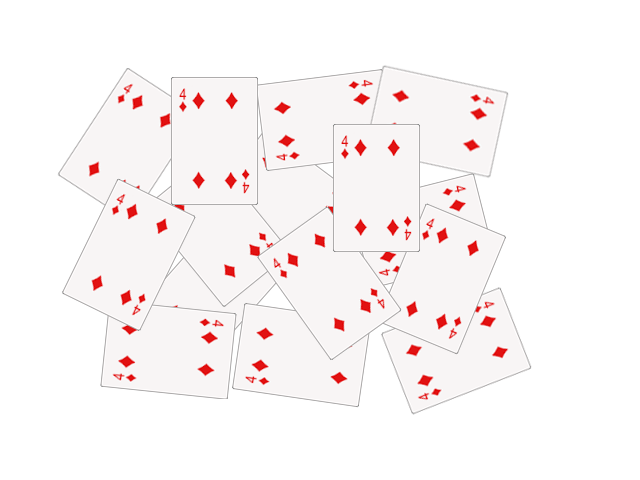
#> input picture seminars/seminar_06/data/cards.png, 640 x 480 px
$ jupyter execute Seminar_6.ipynb   (older library calls are emulated)
#> lines starting #> are read from the running program, lines starting #| are printed output that depends on the picture; after the words box and inside, x2 and y2 are one past the last pixel; in counts of white or black regions, pixels touching at a corner belong together
# Семинар 6 - Классические алгоритмы сегментации изображения и обнаружения объектов

***

[cell 1]
import random as rng
import cv2
import numpy as np
import matplotlib.pyplot as plt
rng.seed(12345)

[cell 2]
# !mkdir -p data
# !wget https://github.com/opencv/opencv/raw/4.x/samples/data/cards.png -O data/cards.png

# Image Segmentation with Distance Transform and Watershed Algorithm

Источник - https://docs.opencv.org/3.4/d2/dbd/tutorial_distance_transform.html

В этом семинаре вы узнаете, как:

- Использовать `cv2.filter2D`, чтобы выполнить фильтрацию Лапласа для повышения резкости изображения.
- Использовать `cv2.distanceTransform`, чтобы получить производное представление двоичного изображения, где значение каждого пикселя заменяется его расстоянием до ближайшего пикселя фона.
- Использовать `cv2.watershed`, чтобы изолировать объекты на изображении от фона.

[cell 3]
img_src = cv2.cvtColor(cv2.imread("data/cards.png"), cv2.COLOR_BGR2RGB)
plt.imshow(img_src);

[cell 4]
# Change the background from white to black, since that will help later to extract
# better results during the use of Distance Transform
img = img_src.copy()
img[np.all(img == 255, axis=2)] = 0

plt.imshow(img);

[cell 5]
# Create a kernel that we will use to sharpen our image
# an approximation of second derivative, a quite strong kernel
kernel = np.array(
    [[  1,  1,  1],
     [  1, -8,  1],
     [  1,  1,  1]], dtype=np.float32)
# do the laplacian filtering as it is
# well, we need to convert everything in something more deeper then CV_8U
# because the kernel has some negative values,
# and we can expect in general to have a Laplacian image with negative values
# BUT a 8bits unsigned int (the one we are working with) can contain values from 0 to 255
# so the possible negative number will be truncated
imgLaplacian = cv2.filter2D(img, cv2.CV_32F, kernel)
sharp = np.float32(img)
imgResult = sharp - imgLaplacian

# convert back to 8bits gray scale
imgResult = np.clip(imgResult, 0, 255)
imgResult = imgResult.astype('uint8')
imgLaplacian = np.clip(imgLaplacian, 0, 255)
imgLaplacian = np.uint8(imgLaplacian)

plt.figure(figsize=(10, 5))
plt.subplot(121)
plt.imshow(imgLaplacian)
plt.title('Laplacian')
plt.subplot(122)
plt.imshow(imgResult)
plt.title('New Sharped Image');

### Бинаризация изображения

[cell 6]
# Create binary image from source image
bw = cv2.cvtColor(imgResult, cv2.COLOR_BGR2GRAY)
_, bw = cv2.threshold(bw, 40, 255, cv2.THRESH_BINARY | cv2.THRESH_OTSU)
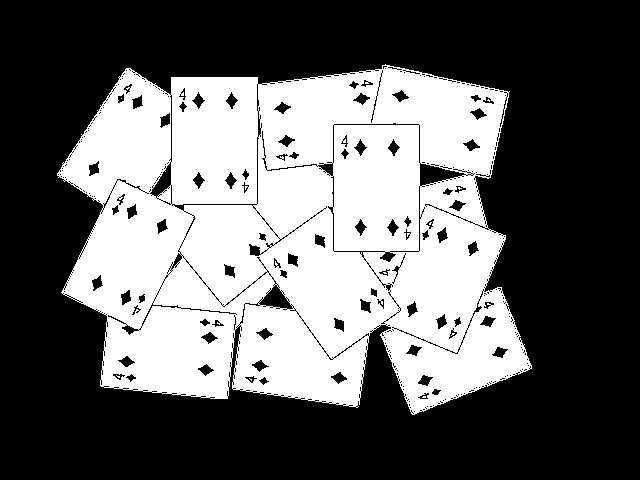
#> bw: shape (480, 640); 38.9% white; 10 white regions (9 under 20 px), largest, box (x1, y1, x2, y2) and area: (57, 64, 532, 415) 119477
plt.imshow(bw, cmap="Greys_r");

### Distance transform

[cell 7]
# Perform the distance transform algorithm
dist = cv2.distanceTransform(bw, cv2.DIST_L2, 3)
# Normalize the distance image for range = {0.0, 1.0}
# so we can visualize and threshold it
cv2.normalize(dist, dist, 0, 1.0, cv2.NORM_MINMAX)
plt.imshow(dist, cmap="Greys_r");

[cell 8]
# Threshold to obtain the peaks
# This will be the markers for the foreground objects
_, dist = cv2.threshold(dist, 0.4, 1.0, cv2.THRESH_BINARY)
#> dist: shape (480, 640) float32; values 0 (black) and 1 (white), 7.1% white; 15 white regions (1 under 20 px), largest, box (x1, y1, x2, y2) and area: (94, 228, 165, 280) 2212, (348, 159, 405, 216) 2186, (187, 112, 243, 169) 2179
# Dilate a bit the dist image
kernel1 = np.ones((3,3), dtype=np.uint8)
dist = cv2.dilate(dist, kernel1)
#> dist: shape (480, 640) float32; values 0 (black) and 1 (white), 8.2% white; 14 white regions, largest, box (x1, y1, x2, y2) and area: (93, 227, 166, 281) 2498, (347, 158, 406, 217) 2450, (185, 111, 244, 170) 2442
plt.imshow(dist, cmap="Greys_r");

[cell 9]
# Create the CV_8U version of the distance image
# It is needed for findContours()
dist_8u = dist.astype('uint8')
#> dist_8u: shape (480, 640); values 0 (black) and 1 (white), 8.2% white; 14 white regions
# Find total markers
contours, _ = cv2.findContours(dist_8u, cv2.RETR_EXTERNAL, cv2.CHAIN_APPROX_SIMPLE)
#> contours = 14 contours; largest, box (x1, y1, x2, y2) and area: (93, 227, 166, 281) 2396, (347, 158, 406, 217) 2348, (185, 111, 244, 170) 2340, (406, 250, 478, 307) 2280, (138, 321, 198, 380) 2240
# Create the marker image for the watershed algorithm
markers = np.zeros(dist.shape, dtype=np.int32)
# Draw the foreground markers
for i in range(len(contours)):
    cv2.drawContours(
        markers,   # image
        contours,  # contours list
        i,         # contour index to draw
        (i+1),     # color (fill value)
        -1,        # thickness (if negative - fill the contour)
    )
#> this loop made 14 passes
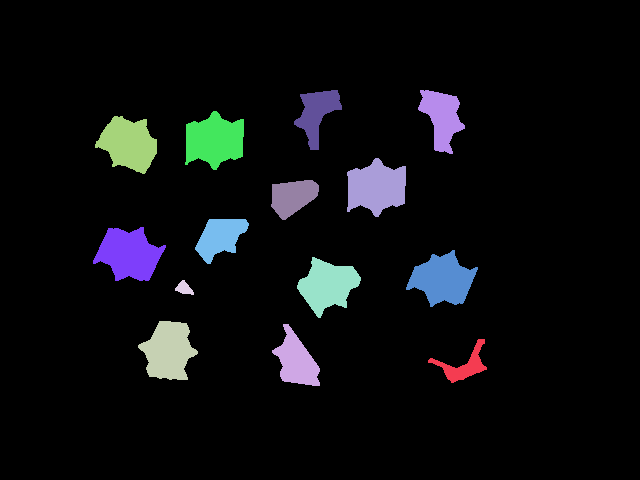
#> markers: shape (480, 640) int32; 15 distinct labels, from 0 to 14; one colour per label, 0 black
# Draw the background marker
cv2.circle(
    markers,        # image
    (5,5),          # center
    3,              # radius
    (255,255,255),  # color
    -1,             # thickness (if negative - fill)
)
#> markers: shape (480, 640) int32; 16 distinct labels, from 0 to 255

markers_8u = (markers * 10).astype('uint8')
plt.imshow(markers_8u, cmap="Greys_r");

### Алгоритм Watershed

[cell 10]
# Perform the watershed algorithm
cv2.watershed(imgResult, markers)

mark = markers.astype('uint8')
mark = cv2.bitwise_not(mark)
# uncomment this if you want to see how the mark
# image looks like at that point
# plt.imshow(mark)
# Generate random colors
colors = []
for contour in contours:
    colors.append((rng.randint(0,256), rng.randint(0,256), rng.randint(0,256)))
#> after the loop, colors = [(213, 5, 152), (188, 99, 138), (223, 82, 191), (63, 221, 133), (89, 95, 181), (46, 211, 85), (75, 105, 39), (97, 174, 164), (12, 234, 173), (13, 212, 1), (3, 83, 91), (146, 50, 212), (54, 93, 192), (119, 168, 20)]
# Create the result image
dst = np.zeros((markers.shape[0], markers.shape[1], 3), dtype=np.uint8)
# Fill labeled objects with random colors
for i in range(markers.shape[0]):
    for j in range(markers.shape[1]):
        index = markers[i,j]
        if index > 0 and index <= len(contours):
            dst[i,j,:] = colors[index-1]
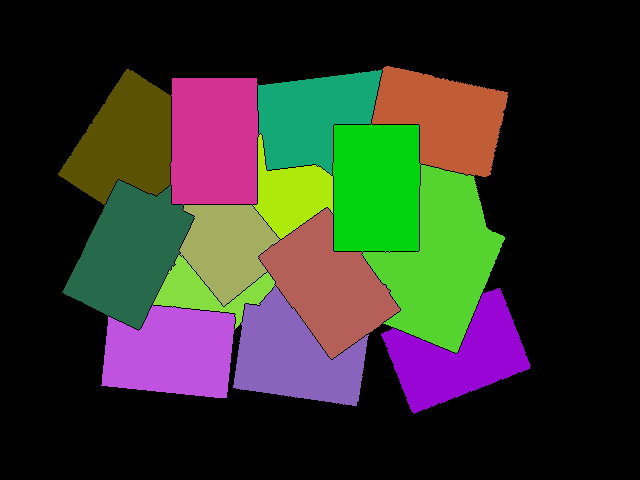
#> dst: shape (480, 640, 3); mean of channels 0, 1, 2 40.2, 50.5, 49.8; drawn as B, G, R

# Visualize the final image
plt.imshow(dst);

[cell 11]
blended = cv2.addWeighted(img_src, 0.5, dst, 0.5, 0.0)
plt.imshow(blended);

# Домашнее задание: подсчет количества пальцев

Вам предлагается реализовать алгоритм, подсчитывающий количество пальцев.

Один из возможных вариантов решения:
- Получить бинаризованное изображение и найти контур руки;
- Построить выпуклый контур функцией `cv2.convexHull` - https://docs.opencv.org/3.4/d7/d1d/tutorial_hull.html
- Найти дефекты выпуклости контура функцией [`cv2.convexityDefects`](https://docs.opencv.org/3.4/d3/dc0/group__imgproc__shape.html#gada4437098113fd8683c932e0567f47ba)
- После некоторой фильтрации дефектов, их число будет напрямую коррелировать с числом пальцев.

**Требования:**
1. Продемонстрируйте работоспособность алгоритма на любом числе пальцев (от 0 до 5).
2. Используйте фото своей руки для демонстрации (предложенное фото лишь для отладки).

[cell 12]
img = cv2.cvtColor(cv2.imread("data/hand.jpg"), cv2.COLOR_BGR2RGB)
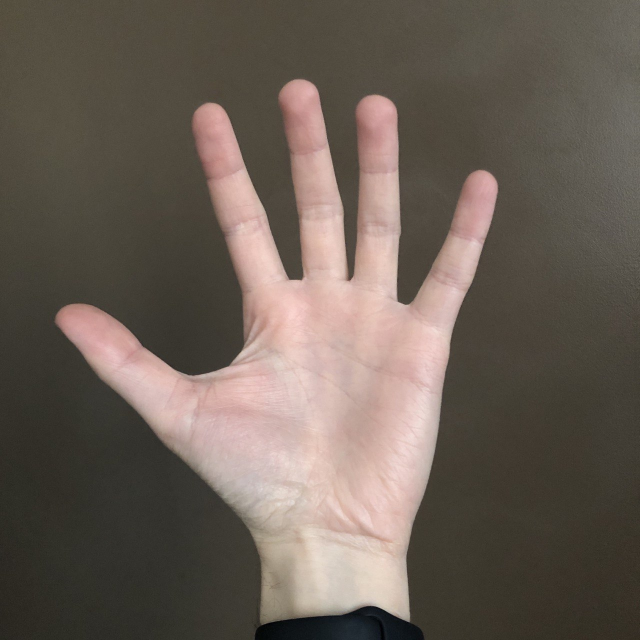
#> input picture seminars/seminar_06/data/hand.jpg, 1280 x 1280 px (shown at 1/2 size)
#> img: shape (1280, 1280, 3)
plt.imshow(img);

[cell 13]
import cv2
import numpy as np
import matplotlib.pyplot as plt
from typing import Tuple


def count_fingers(
        image_path: str,
        thresh: int = 115,
        eps: float = 0.0005,
        min_dist: int = 10000,
        show: bool = True,
    ) -> Tuple[np.ndarray, int]:
    """Count the number of fingers in the image.

    Args:
        image_path (str): Path to the image file.
        thresh (int, optional): Threshold for binarization. Defaults to 115.
        eps (float, optional): Epsilon value for contour approximation. Defaults to 0.0005.
        min_dist (int, optional): Minimum distance for a convexity defect to be considered. Defaults to 10000.
        show (bool, optional): Whether to show the processed image. Defaults to True.

    Returns:
        Tuple[np.ndarray, int]: Processed image and the count of detected fingers.
    """
#> called with image_path = 'data/hand.jpg', thresh = 115, eps = 0.0005, min_dist = 10000, show = True
    img = cv2.imread(image_path)
#> img is the input picture: shape (1280, 1280, 3); mean B, G, R 85.3, 94.7, 105.7

    # get threshold image
    gray = cv2.cvtColor(img, cv2.COLOR_BGR2GRAY)
    ret, thresh_img = cv2.threshold(gray, thresh, 255, cv2.THRESH_BINARY)
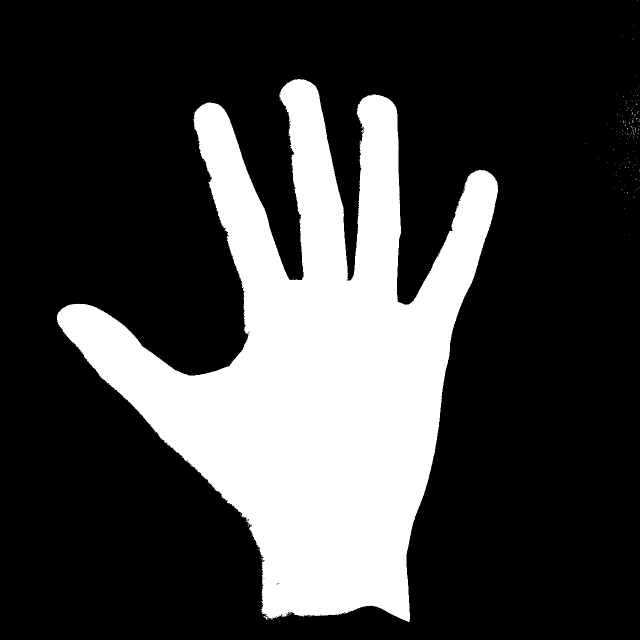
#> thresh_img: shape (1280, 1280) (shown at 1/2 size); 25.2% white; 148 white regions (146 under 20 px)
#> ret = 115

    # find contours without approximation
    contours, _ = cv2.findContours(thresh_img, cv2.RETR_TREE, cv2.CHAIN_APPROX_NONE)
#> contours = 197 contours, 196 with area under 20; largest, box (x1, y1, x2, y2) and area: (114, 158, 996, 1244) 410518

    # find the largest contour by area
    max_area = 0
    sel_contour = None
    for contour in contours:
        area = cv2.contourArea(contour)
        if area > max_area:
            sel_contour = contour
            max_area = area
#> this loop made 197 passes
#> (area, max_area) on pass 142: (410517.5, 410517.5)
#> after the loop, max_area = 410517.5; sel_contour = contour of 5489 points, box (x1, y1, x2, y2) (114, 158, 996, 1244), area 410518

    # create approximation
    arclen = cv2.arcLength(sel_contour, True)
#> arclen = 6324.5
    epsilon = arclen * eps
#> epsilon = 3.16
    approx = cv2.approxPolyDP(sel_contour, epsilon, True)
#> approx = contour of 137 points, box (x1, y1, x2, y2) (114, 158, 996, 1244), area 411042

    # draw the approximation
    canvas = img.copy()
    for pt in approx:
        cv2.circle(canvas, (pt[0][0], pt[0][1]), 7, (0, 255, 0), -1)
#> this loop made 137 passes
#> pt on passes 1 to 12: [[412, 206]], [[389, 225]], [[388, 251]], [[396, 269]], [[400, 305]], [[424, 356]], [[417, 364]], [[441, 444]], [[451, 456]], [[449, 460]], [[456, 464]], [[454, 481]]
#> canvas: shape (1280, 1280, 3); 1.13% of pixels changed, all inside (x1, y1, x2, y2) = (107, 151, 1003, 1251)
    cv2.drawContours(canvas, [approx], -1, (0, 0, 255), 2, cv2.LINE_AA)
#> canvas: shape (1280, 1280, 3); mean B, G, R 83.3, 94.5, 106.1

    # calculate convex hull and detect defects
    hull = cv2.convexHull(sel_contour, returnPoints=False)
#> hull = 34 values, max 5486 at index 0, min 0 at index 33, mean 2730.5
    fingers_found = 0
    if hull is not None and len(hull) > 3:
        defects = cv2.convexityDefects(sel_contour, hull)
#> defects = 30 rows, first 6: [0, 8, 1, 222], [8, 857, 458, 100196], [857, 860, 858, 162], [860, 867, 864, 303], [867, 871, 870, 154], [871, 878, 877, 167]
        if defects is not None:
            for i in range(defects.shape[0]):
                s, e, f, d = defects[i][0]
                if d > min_dist:
                    fingers_found += 1
#> this loop made 30 passes
#> (s, e, f, d) on passes 1 to 12: (0, 8, 1, 222), (8, 857, 458, 100196), (857, 860, 858, 162), (860, 867, 864, 303), (867, 871, 870, 154), (871, 878, 877, 167), (879, 1806, 1417, 88776), (1806, 1811, 1808, 190), (1811, 1823, 1821, 256), (1823, 1828, 1825, 285), (1828, 1830, 1829, 114), (1830, 1845, 1840, 477)
#> after the loop, fingers_found = 5

    # plotting if needed
    if show:
        hull_points = cv2.convexHull(sel_contour, returnPoints=True)
#> hull_points = contour of 34 points, box (x1, y1, x2, y2) (114, 158, 996, 1244), area 644978
        cv2.drawContours(img, [hull_points], -1, (255, 0, 0), 2)
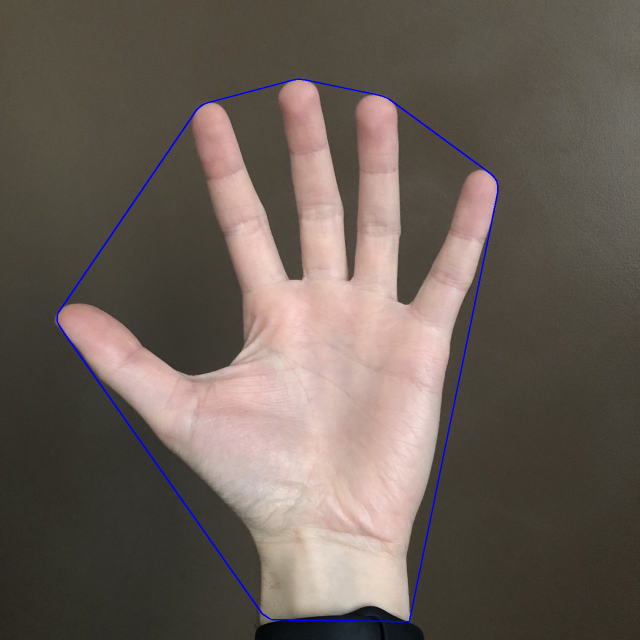
#> img: shape (1280, 1280, 3) (shown at 1/2 size); 0.58% of pixels changed, all inside (x1, y1, x2, y2) = (113, 157, 997, 1245)
        img_rgb = cv2.cvtColor(img, cv2.COLOR_BGR2RGB)
        plt.imshow(img_rgb)
        plt.title(f"Fingers Found: {fingers_found}")
        plt.show()

    return img, fingers_found

[cell 14]
image_path = 'data/hand.jpg'
processed_image, finger_count = count_fingers(image_path)
#> finger_count = 5
print(f"Number of fingers found: {finger_count}")
#| Number of fingers found: 5

[cell 15]
image_path = 'data/my_hand.jpg'
processed_image, finger_count = count_fingers(image_path)
#> call 2 of count_fingers, with image_path = 'data/my_hand.jpg', thresh = 115, eps = 0.0005, min_dist = 10000, show = True
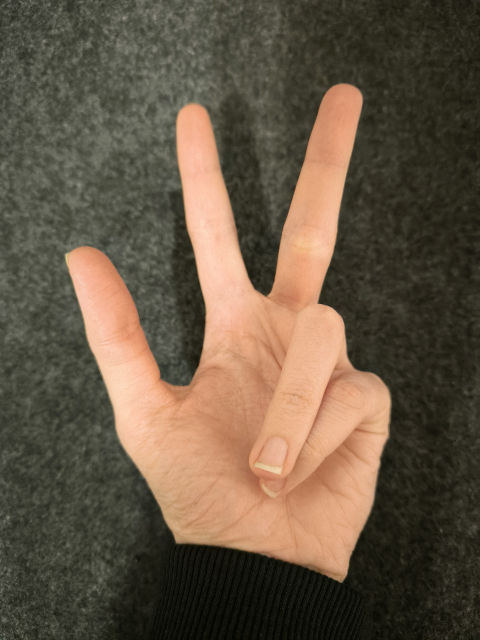
#> input picture seminars/seminar_06/data/my_hand.jpg, 960 x 1280 px (shown at 1/2 size)
#> in count_fingers, img is the input picture: shape (1280, 960, 3); mean B, G, R 68.5, 86.4, 101.5
#> in count_fingers (call 2), `ret, thresh_img = cv2.threshold(gray, thresh, 255, cv2.THRESH_BINARY)`:
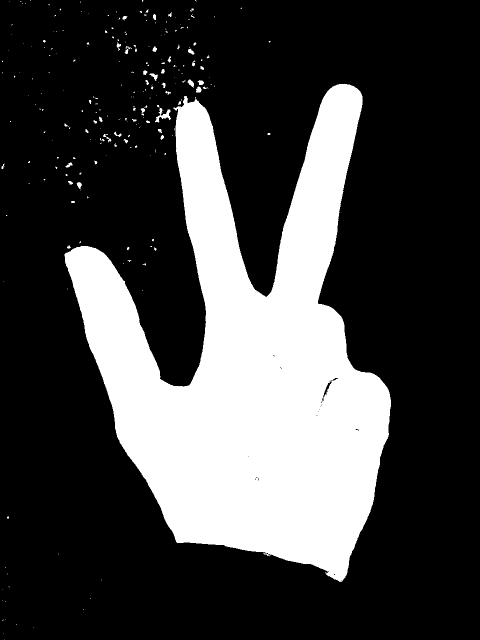
#> thresh_img: shape (1280, 960) (shown at 1/2 size); 26.2% white; 245 white regions (188 under 20 px)
#> in count_fingers (call 2), `contours, _ = cv2.findContours(thresh_img, cv2.RETR_TREE, cv2.CHAIN_AP..`: contours = 272 contours, 233 with area under 20; largest, box (x1, y1, x2, y2) and area: (129, 168, 782, 1164) 315973, (310, 216, 342, 245) 280, (645, 761, 664, 798) 178, (375, 159, 388, 176) 98, (299, 147, 316, 162) 90
#> the loop in count_fingers (call 2), `for contour in contours:` made 272 passes
#> (area, max_area) on passes 28, 36, 95, 126: (20.5, 20.5), (72.5, 72.5), (280, 280), (315973, 315973)
#> area on passes 37, 43, 58: 35, 55.5, 29
#> after the loop in count_fingers (call 2), `for contour in contours:`: max_area = 315973; sel_contour = contour of 3910 points, box (x1, y1, x2, y2) (129, 168, 782, 1164), area 315973
#> in count_fingers (call 2), `arclen = cv2.arcLength(sel_contour, True)`: arclen = 4405.4
#> in count_fingers (call 2), `epsilon = arclen * eps`: epsilon = 2.2
#> in count_fingers (call 2), `approx = cv2.approxPolyDP(sel_contour, epsilon, True)`: approx = contour of 101 points, box (x1, y1, x2, y2) (129, 168, 782, 1164), area 315867
#> the loop in count_fingers (call 2), `for pt in approx:` made 101 passes
#> pt on passes 1 to 12: [[369, 192]], [[366, 202]], [[368, 209]], [[363, 214]], [[357, 212]], [[347, 215]], [[351, 220]], [[356, 218]], [[351, 251]], [[352, 303]], [[366, 383]], [[374, 457]]
#> after the loop in count_fingers (call 2), `for pt in approx:`: canvas: shape (1280, 960, 3); 1.09% of pixels changed, all inside (x1, y1, x2, y2) = (122, 161, 789, 1171)
#> in count_fingers (call 2), `cv2.drawContours(canvas, [approx], -1, (0, 0, 255), 2, cv2.LINE_AA)`:
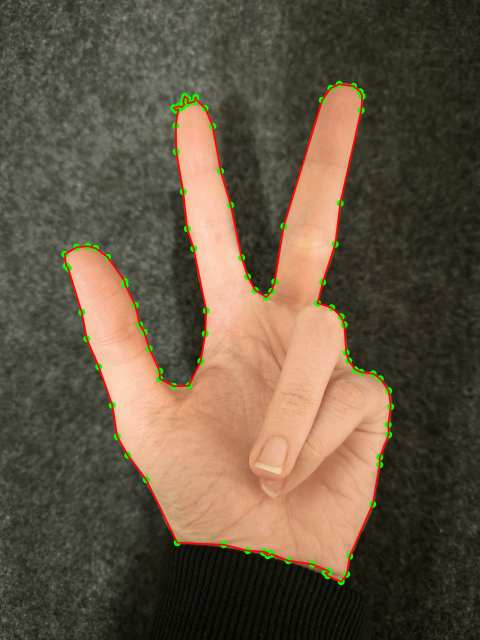
#> canvas: shape (1280, 960, 3) (shown at 1/2 size); mean B, G, R 66.8, 86.2, 101.7
#> in count_fingers (call 2), `hull = cv2.convexHull(sel_contour, returnPoints=False)`: hull = 31 values, max 3895 at index 0, min 0 at index 30, mean 2671.1
#> in count_fingers (call 2), `defects = cv2.convexityDefects(sel_contour, hull)`: defects = 24 rows, first 6: [0, 888, 435, 105834], [889, 927, 905, 2828], [927, 1886, 1489, 91336], [1890, 1902, 1891, 234], [1902, 2055, 2002, 1206], [2055, 2251, 2188, 2348]
#> the loop in count_fingers (call 2), `for i in range(defects.shape[0]):` made 24 passes
#> (s, e, f, d) on passes 1 to 12: (0, 888, 435, 105834), (889, 927, 905, 2828), (927, 1886, 1489, 91336), (1890, 1902, 1891, 234), (1902, 2055, 2002, 1206), (2055, 2251, 2188, 2348), (2251, 2262, 2259, 318), (2262, 2264, 2263, 114), (2264, 2462, 2338, 2336), (2464, 2832, 2638, 5915), (2835, 2837, 2836, 114), (2837, 2845, 2841, 205)
#> after the loop in count_fingers (call 2), `for i in range(defects.shape[0]):`: fingers_found = 3
#> in count_fingers (call 2), `hull_points = cv2.convexHull(sel_contour, returnPoints=True)`: hull_points = contour of 31 points, box (x1, y1, x2, y2) (129, 168, 782, 1164), area 487316
#> in count_fingers (call 2), `cv2.drawContours(img, [hull_points], -1, (255, 0, 0), 2)`:
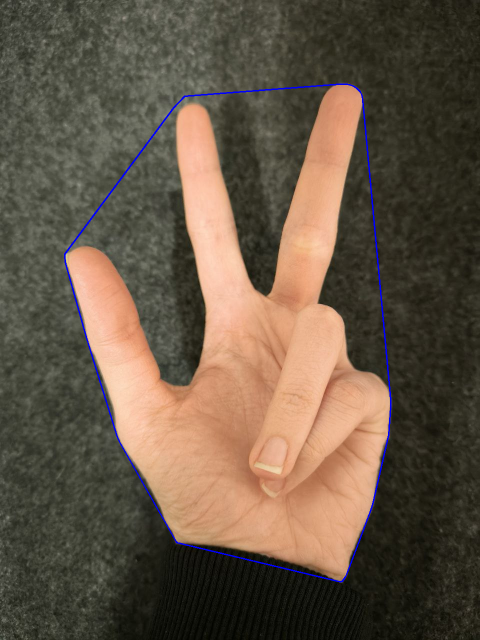
#> img: shape (1280, 960, 3) (shown at 1/2 size); 0.64% of pixels changed, all inside (x1, y1, x2, y2) = (128, 167, 783, 1165)
#> finger_count = 3
print(f"Number of fingers found: {finger_count}")
#| Number of fingers found: 3
